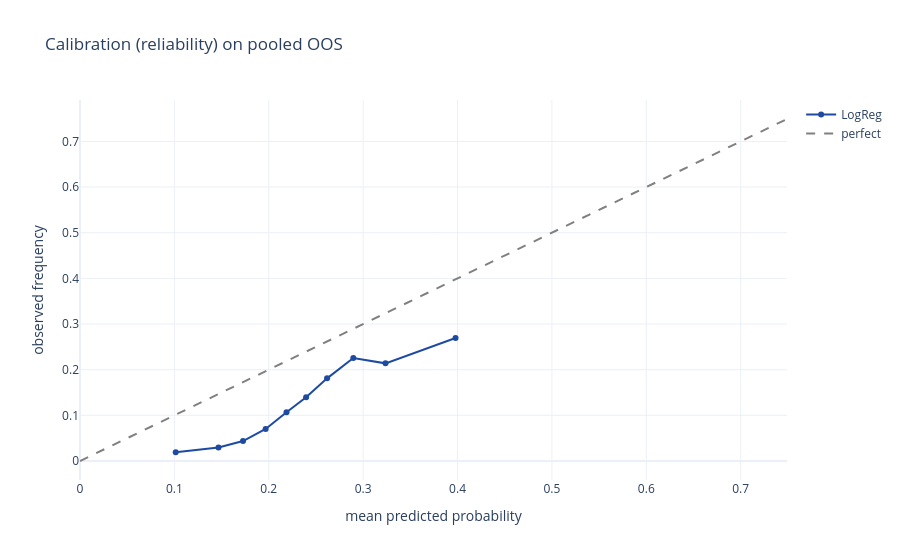

Notebook code for this chart:
### Markdown cell above
## 3 - Pooled out-of-time predictions + calibration

Pool the per-fold OOS predictions into ONE large decision-aligned sample, then
report pooled KPIs and the **reliability curve** (the probabilities feed the
overbooking decision, so calibration matters as much as ranking).

### Code cell
_step("pooled out-of-time predictions...")
oos = T.walk_forward_predict("logreg", n_folds=12)
yv, pv = oos["y_true"].to_numpy(), oos["y_prob"].to_numpy()
print(f"pooled OOS: n={len(oos):,}  base-rate={yv.mean():.3f}  | "
      f"AUC={roc_auc_score(yv,pv):.4f}  AP={average_precision_score(yv,pv):.4f}  "
      f"Brier={brier_score_loss(yv,pv):.4f}")
from sklearn.calibration import calibration_curve
frac_pos, mean_pred = calibration_curve(yv, pv, n_bins=10, strategy="quantile")
fig = go.Figure()
fig.add_scatter(x=mean_pred, y=frac_pos, mode="lines+markers", name="LogReg", line=dict(color=BRAND["blue"]))
fig.add_scatter(x=[0, float(pv.max())], y=[0, float(pv.max())], mode="lines",
                name="perfect", line=dict(color="grey", dash="dash"))
fig.update_layout(title="Calibration (reliability) on pooled OOS",
                  xaxis_title="mean predicted probability", yaxis_title="observed frequency")
fig.show()

### Figure 1 — Plotly figure (JSON) as saved in the notebook; plotly's stock layout.template omitted (floating-point values rounded to 4 significant figures)
{"data": [{"line": {"color": "#1E4BA1"}, "mode": "lines+markers", "name": "LogReg", "type": "scatter", "x": [0.1014, 0.1467, 0.1727, 0.1967, 0.2188, 0.2396, 0.2618, 0.2896, 0.3237, 0.3979], "y": [0.01902, 0.02943, 0.04367, 0.07018, 0.1067, 0.1395, 0.181, 0.2254, 0.2139, 0.2695]}, {"line": {"color": "grey", "dash": "dash"}, "mode": "lines", "name": "perfect", "type": "scatter", "x": [0, 0.7491], "y": [0, 0.7491]}], "layout": {"title": {"text": "Calibration (reliability) on pooled OOS"}, "xaxis": {"title": {"text": "mean predicted probability"}}, "yaxis": {"title": {"text": "observed frequency"}}}}
